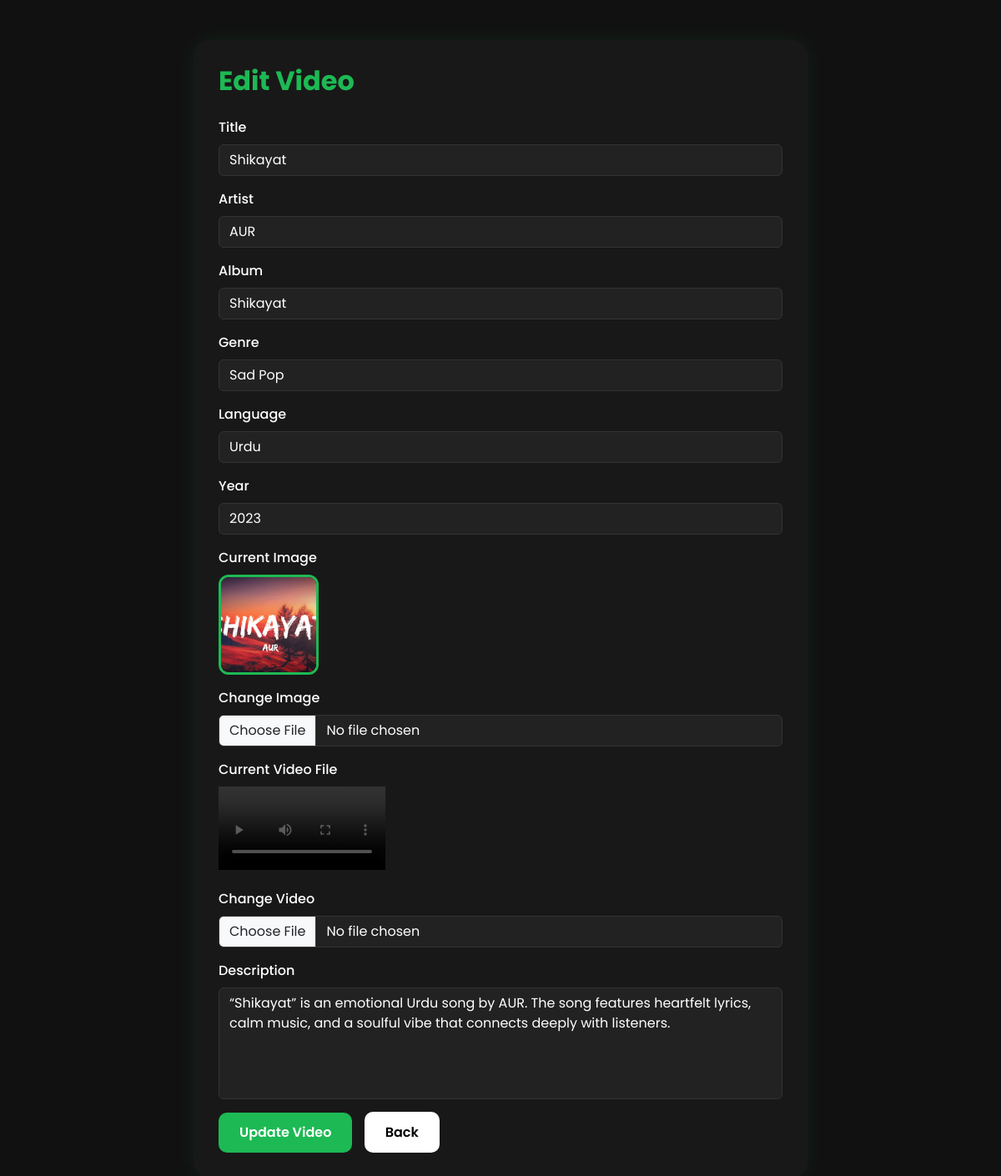
Screenshot of /admin/videos/edit-video.php?id=1 (signed in) with the database file from the repository.
### tables this page shows
CREATE TABLE `videos` (
  `id` int(11) NOT NULL,
  `title` varchar(255) NOT NULL,
  `artist` varchar(255) NOT NULL,
  `album` varchar(255) NOT NULL,
  `genre` varchar(100) NOT NULL,
  `language` varchar(100) NOT NULL,
  `year` year(4) NOT NULL,
  `image` varchar(255) NOT NULL,
  `video_file` varchar(255) NOT NULL,
  `description` text DEFAULT NULL,
  `created_at` timestamp NOT NULL DEFAULT current_timestamp()
);

### admin/videos/edit-video.php (the view, shortened to what this page needs)
<?php
include("../../includes/config.php");
$id = $_GET['id'];
$get_video = mysqli_query(
    $connection, "SELECT * FROM videos WHERE id='$id'"
);
$video = mysqli_fetch_assoc($get_video);
?>
<!DOCTYPE html>
<html>
<head>
    <link href="https://cdn.jsdelivr.net/npm/bootstrap@5.3.3/dist/css/bootstrap.min.css" rel="stylesheet">
    <link rel="stylesheet" href="../css/edit.css">
</head>
<body>
    <section class="container py-5">
        <section class="row justify-content-center">
            <section class="col-lg-8">
                <section class="edit-card">
                    <h2 class="edit-title">Edit Video</h2>
                    <form method="POST" enctype="multipart/form-data">
                        <section class="mb-3">
                            <label class="form-label">Title</label>
                            <input type="text" name="title" class="form-control" value="<?php echo $video['title']; ?>">
                        </section>
                        <section class="mb-3">
                            <label class="form-label">Artist</label>
                            <input type="text" name="artist" class="form-control" value="<?php echo $video['artist']; ?>">
                        </section>
                        <section class="mb-3">
                            <label class="form-label">Album</label>
                            <input type="text" name="album" class="form-control" value="<?php echo $video['album']; ?>">
                        </section>
                        <section class="mb-3">
                            <label class="form-label">Genre</label>
                            <input type="text" name="genre" class="form-control" value="<?php echo $video['genre']; ?>">
                        </section>
                        <section class="mb-3">
                            <label class="form-label">Language</label>
                            <input type="text" name="language" class="form-control" value="<?php echo $video['language']; ?>">
                        </section>
                        <section class="mb-3">
                            <label class="form-label">Year</label>
                            <input type="number" name="year" class="form-control" value="<?php echo $video['year']; ?>">
                        </section>
                        <section class="mb-3">
                            <label class="form-label">Current Image</label><br>
                            <img src="../../uploads/images/<?php echo $video['image']; ?>" class="current-image">
                        </section>
                        <section class="mb-3">
                            <label class="form-label">Change Image</label>
                            <input type="file" name="image" class="form-control">
                        </section>
                        <section class="mb-3">
                            <label class="form-label">Current Video File</label><br>
                            <video width="200" controls>
                                <source src="../../uploads/videos/<?php echo $video['video_file']; ?>">
                            </video>
                        </section>
                        <section class="mb-3">
                            <label class="form-label">Change Video</label>
                            <input type="file" name="video_file" class="form-control">
                        </section>
                        <section class="mb-3">
                            <label class="form-label">Description</label>
                            <textarea name="description" rows="5" class="form-control"><?php echo $video['description']; ?></textarea>
                        </section>
                        <button type="submit" name="update" class="btn-update">Update Video</button>
                        <a href="manage-videos.php" class="btn-back">Back</a>
                    </form>
                </section>
            </section>
        </section>
    </section>
</body>
</html>

### admin/css/edit.css (style rules this page uses)
* { margin: 0; padding: 0; box-sizing: border-box; font-family: var(--main-font-family); }
:root { --main-color: #1db954; --sec-color: #ccc; --text-color: #ffffff; --sec-text-color: #aaaaaa; --bg-color: #111111; --btn-hover-color: #18a349; --main-font-family: "Poppins"; }
body { background-color: var(--bg-color); }
.edit-card { background: #181818; border-radius: 20px; padding: 30px; box-shadow: 0 0 25px rgba(29, 185, 84, .1); }
.edit-title { color: var(--main-color); font-weight: 700; margin-bottom: 25px; }
.form-label { color: var(--text-color); font-weight: 500; }
.form-control { background: #222; border: 1px solid #333; color: var(--text-color); }
.form-control::placeholder { color: var(--sec-text-color); }
.current-image { width: 120px; height: 120px; object-fit: cover; border-radius: 12px; border: 3px solid var(--main-color); }
.btn-update { background: var(--main-color); border: none; color: white; padding: 12px 25px; border-radius: 10px; font-weight: 600; transition: .3s; }
.btn-back { background: var(--text-color); color: black; font-weight: 600; padding: 13px 25px; border-radius: 10px; text-decoration: none; margin-left: 10px; transition: 0.3s; }
textarea { resize: none; }

### rows the page displays
videos: title "Shikayat", artist "AUR", album "Shikayat", genre "Sad Pop", language "Urdu", year "2023", image (picture), description "“Shikayat” is an emotional Urdu song by AUR. The song features heartfelt lyrics, calm music, and a soulful vibe that connects deeply with listeners."
